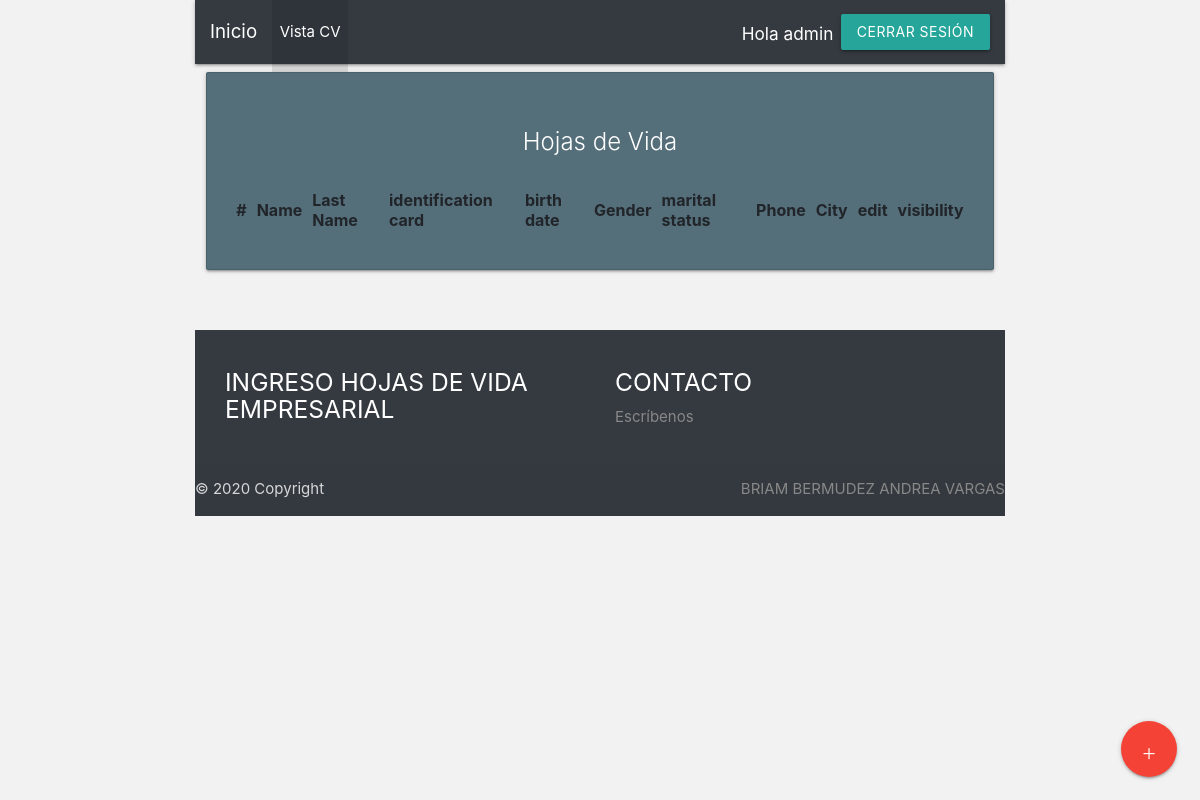
The page /carguecv/ (signed in) on the database as committed earlier.
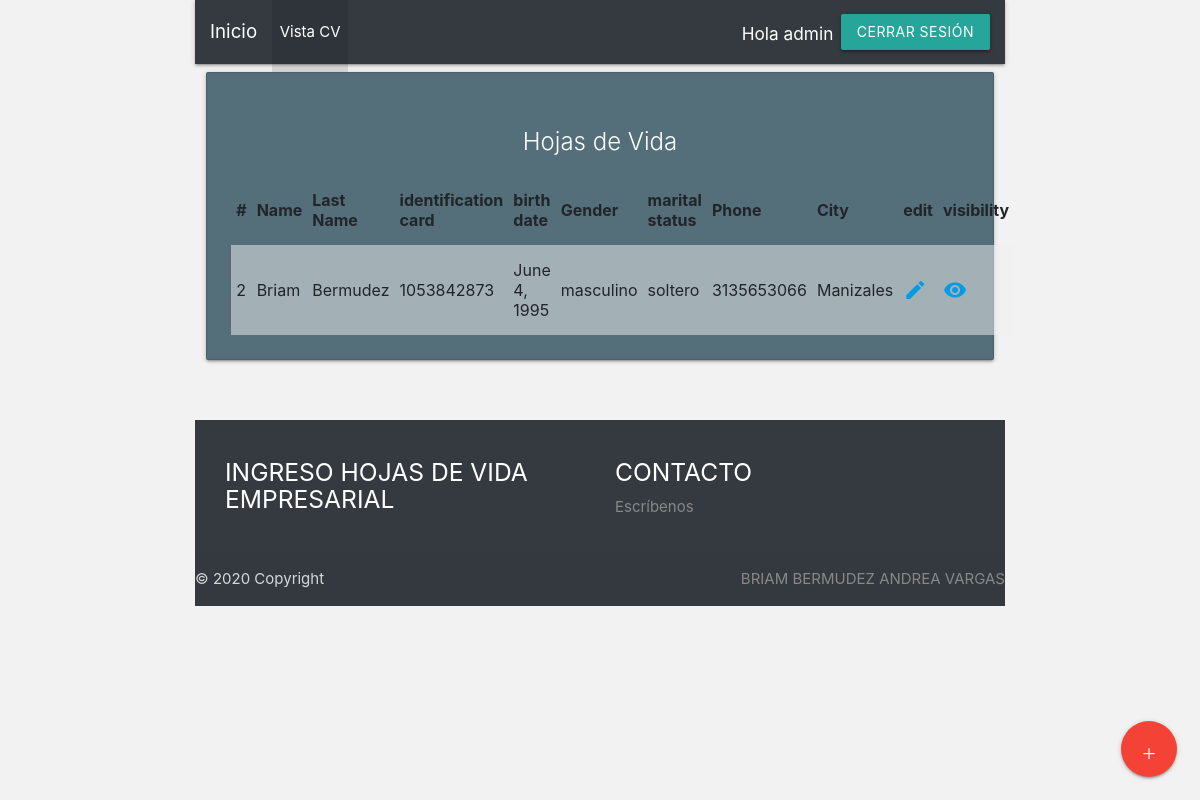
The same page on the database as committed later.
### carguecv/models.py (models this page shows)
class carga_cv(models.Model):
    nombre = models.CharField(max_length=50)
    apellido = models.CharField(max_length=50)
    tipo_identificacion = models.ForeignKey(Tipo_Identificacion, null=False, on_delete=models.CASCADE)
    cedula = models.CharField(max_length=30)
    fecha_nacimiento = models.DateField()
    genero = models.CharField(max_length=15)
    estado_civil = models.CharField(max_length=15)
    telefono = models.CharField(max_length=15)
    municipio = models.ForeignKey(Municipio, null=False, on_delete=models.CASCADE)
    direccion = models.CharField(max_length=50)
    Centro_educativo = models.CharField(max_length=200)
    Nivel_educativo = models.CharField(max_length=200)
    Estado_estudio = models.CharField(max_length=100)
    Periodo_inicio = models.DateField()
    Periodo_fin = models.DateField()
    cargo = models.ForeignKey(Cargo, null=False, on_delete=models.CASCADE)
    Empresa = models.CharField(max_length=200)
    Periodo_inicio = models.DateField()
    Periodo_fin = models.DateField()
    Funciones = models.CharField(max_length=300)
    idioma = models.CharField(max_length=20)
    nivel = models.CharField(max_length=15)
    area = models.ForeignKey(Area, null=False, on_delete=models.CASCADE)
    salario = models.IntegerField()
    foto = models.FileField(null=False, upload_to="Foto/%Y/%m/%d")
    archivo_cv = models.FileField(null=False, upload_to="Cv/%Y/%m/%d")

class Municipio(models.Model):
    municipio= models.CharField(max_length=200)
    departamento = models.ForeignKey(Departamento, null=False, on_delete=models.CASCADE)
    def __str__(self):
        return self.municipio

### carguecv/views.py (the view)
# urls.py: path('carguecv/',views.BadgetView.as_view(), name='carguecv'),
class BadgetView(LoginRequiredMixin, ListView):
    template_name = 'carguecv.html'
    model = carga_cv
    paginate_by = 10
    ordering =['cedula']

### templates/carguecv.html
{% extends 'base/base.html' %}
  {% load static %}
  {% block content %}
<div class="row">
  <div class="col s12 m12">
    <div class="card blue-grey darken-1">
      <div class="card-content white-text">
        <h3><span class="card-title" align="center">Hojas de Vida</span></h3>
          <table class="striped">
            <thead class="thead-dark" align="left">
              <tr>
                <th scope="col">#</th>
                <th scope="col">Name</th>
                <th scope="col">Last Name</th>
                <th scope="col">identification card</th>
                <th scope="col">birth date</th>
                <th scope="col">Gender</th>
                <th scope="col">marital status</th>
                <th scope="col">Phone</th>
                <th scope="col">City</th>
                <th scope="col">edit</th>
                <th scope="col">visibility</th>
              </tr>
            </thead>
            <tbody>
              {% for cv in object_list %}
              <tr>
                <td>{{ cv.id }}</td>
                <td>{{ cv.nombre }}</td>
                <td>{{ cv.apellido }}</td>
                <td>{{ cv.cedula }}</td>
                <td>{{ cv.fecha_nacimiento }}</td>
                <td>{{ cv.genero }}</td>
                <td>{{ cv.estado_civil }}</td>
                <td>{{ cv.telefono }}</td>
                <td>{{ cv.municipio }}</td>
                <td>
                    <a href="{% url 'editar' cv.id %}">
                        <i class="material-icons">mode_edit</i>
                    </a>
                </td>
                <td>
                    <a href="{% url 'detail' cv.id %}">
                        <i class="material-icons">visibility</i>
                    </a>
                </td>
              </tr>
              {% endfor %}
              <div class="fixed-action-btn">
                  <a href="{% url 'crear' %}" class="btn-floating btn-large red">
                      <i class="large material-icons">+</i>
                  </a>
              </div>
            </tbody>
          </table>
      </div>
    </div>
  </div>
</div>
{% endblock %}

### templates/base/base.html (shortened to what this page needs)
{% load static %}
<html lang="en">
<head>
    <link href="https://stackpath.bootstrapcdn.com/bootstrap/4.3.1/css/bootstrap.min.css" rel="stylesheet" />
    <link rel="stylesheet" href="https://stackpath.bootstrapcdn.com/bootstrap/4.4.1/css/bootstrap.min.css">
    <link rel="stylesheet"href="https://cdnjs.cloudflare.com/ajax/libs/materialize/1.0.0/css/materialize.min.css">
</head>
<body>
  <div class = "container">
     <nav class="navbar navbar-expand-lg navbar-dark bg-dark">
    <a class="navbar-brand" href="{% url '' %}">Inicio</a>
    <div class="collapse navbar-collapse" id="navbarSupportedContent">
      <ul class="navbar-nav mr-auto">
        <li class="nav-item active">
          <a class="nav-link" href="{% url 'carguecv' %}"> Vista CV <span class="sr-only">(current)</span></a>
      </ul>
      {% if user.is_authenticated %}
          <h6 class="ml-5">Hola {{ user.username }}</h6>
          <a href="{% url 'logout' %}" class="btn btn-info ml-2">Cerrar Sesión</a>
      {% else %}
        <a href="{% url 'users:signup' %}" class="btn btn-light ml-5">Registrarse</a>
        <a href="{% url 'login' %}" class="btn btn-danger ml-2">Iniciar Sesión</a>
      {% endif %}
    </div>
  </nav>
  {% block content %}
  {% endblock %}
  {% include "base/footer.html" %}
  </div>
</body>
</html>

### templates/base/footer.html (shortened to what this page needs)
<footer class="page-footer font-small bg-dark pt-4 mt-5" style="color:white">
  <div class="container-fluid text-center text-md-left">
    <div class="row">
      <div class="col-md-6 mt-md-0 mt-3">
        <h5 class="text-uppercase">Ingreso Hojas de vida Empresarial</h5>
      </div>
      <div class="col-md-3 mb-md-0 mb-3">
        <h5 class="text-uppercase">Contacto</h5>
        <ul class="list-unstyled">
          <li>
            <a href="#!" style="color: #888888">Escríbenos</a>
          </li>
        </ul>
      </div>
    </div>
  </div>
  <div class="footer-copyright text-center py-3">© 2020 Copyright
    <a style="color: #888888">BRIAM BERMUDEZ ANDREA VARGAS</a>
  </div>
</footer>

### templates/base/base.html (style rules this page uses)
body { background: -webkit-linear-gradient(to right, #F2F2F2, #F2F2F2); background: linear-gradient(to right, #F2F2F2,#F2F2F2); }

Rows that differ between the two databases and show on the page:
added carga_cv: id "2", nombre "Briam", apellido "Bermudez", cedula "1053842873", fecha_nacimiento "June 4, 1995", genero "masculino", estado_civil "soltero", telefono "3135653066", municipio "Manizales"
